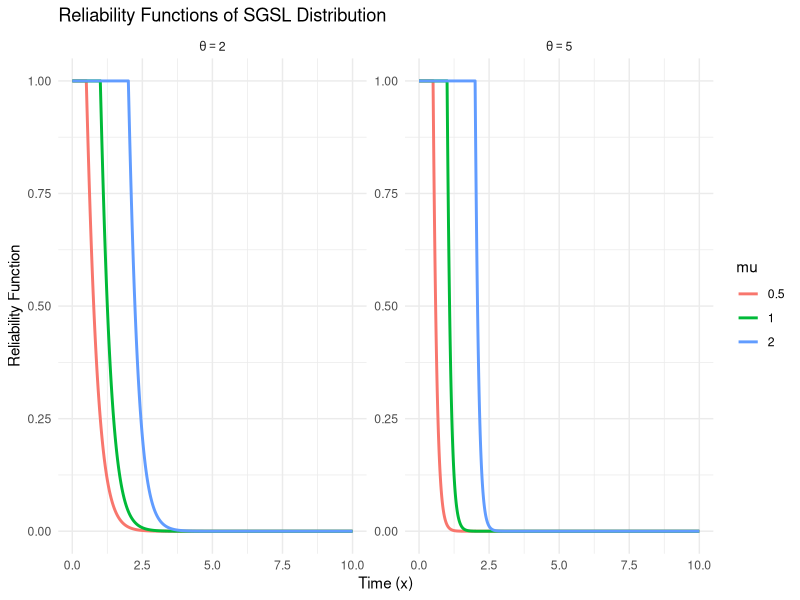
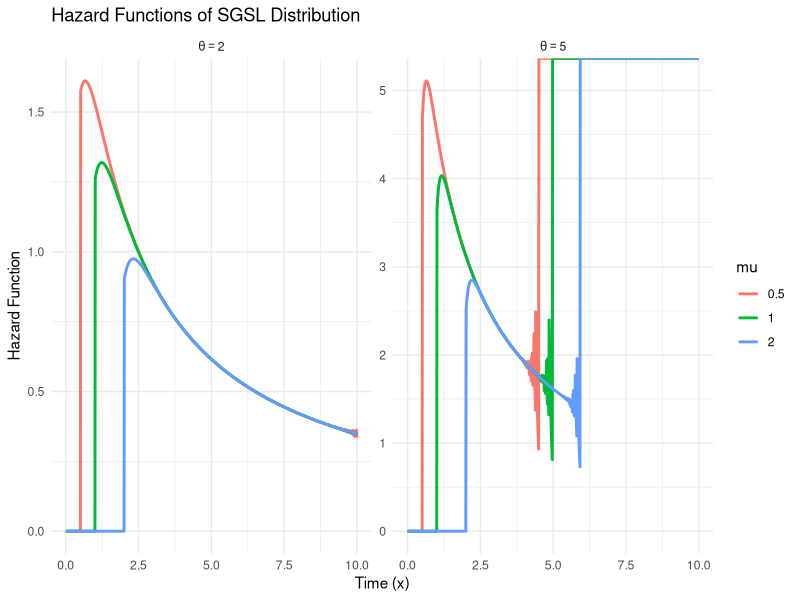
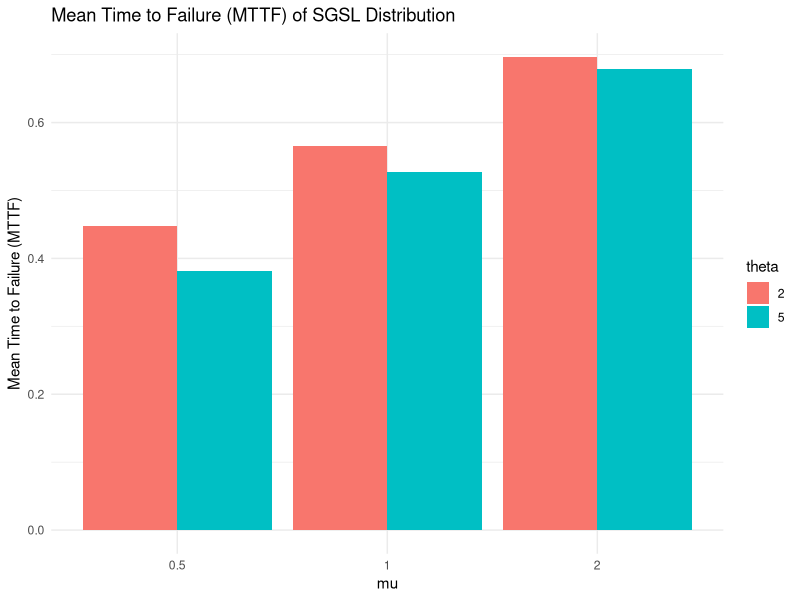

Source code (R) for these figures, in order:
# ---- Libraries ----
library(pracma)
library(tidyverse)

# ---- Define Functions (with support restriction) ----

F_shifted_lindley <- function(x, theta, mu) {
  ifelse(x > mu, 1 - ((1 + theta * (1 + x)) / (1 + theta * (1 + mu))) * exp(-theta * (x - mu)), 0)
}

f_shifted_lindley <- function(x, theta, mu) {
  ifelse(x > mu, (theta^2 / (1 + theta * (1 + mu))) * exp(-theta * (x - mu)), 0)
}

G_SGSL <- function(x, theta, mu) {
  sin((pi / 2) * F_shifted_lindley(x, theta, mu))
}

g_SGSL <- function(x, theta, mu) {
  ifelse(x > mu, (pi / 2) * abs(cos((pi / 2) * F_shifted_lindley(x, theta, mu))) * f_shifted_lindley(x, theta, mu), 0)
}

R_SGSL <- function(x, theta, mu) {
  1 - G_SGSL(x, theta, mu)
}

h_SGSL <- function(x, theta, mu) {
  g_SGSL(x, theta, mu) / R_SGSL(x, theta, mu)
}


# ---- Parameter Exploration and Calculations ----

theta_values <- c(2, 5)
mu_values <- c(0.5, 1, 2)
x_values <- seq(0, 10, by = 0.01)
colors <- c("blue", "green", "red")

# Create data frame for plotting
results_df <- expand_grid(theta = theta_values, mu = mu_values, x = x_values) %>%
  mutate(
    R = R_SGSL(x, theta, mu),
    h = h_SGSL(x, theta, mu)
  ) %>%
  group_by(theta, mu) %>%
  mutate(
    MTTF = integrate(function(x) x * g_SGSL(x, theta[1], mu[1]), mu[1], Inf)$value
  )

# ---- Plotting ----

# Reliability Function Plot
ggplot(results_df, aes(x = x, y = R, color = factor(mu))) +
  geom_line(size = 1) +
  facet_wrap(~ theta, ncol = 2, scales = "free", labeller = label_bquote(theta==.(theta))) +
  labs(x = "Time (x)", y = "Reliability Function", color = "mu") +
  ggtitle("Reliability Functions of SGSL Distribution") +
  theme_minimal()

# Hazard Function Plot
ggplot(results_df, aes(x = x, y = h, color = factor(mu))) +
  geom_line(size = 1) +
  facet_wrap(~ theta, ncol = 2, scales = "free", labeller = label_bquote(theta==.(theta))) +
  labs(x = "Time (x)", y = "Hazard Function", color = "mu") +
  ggtitle("Hazard Functions of SGSL Distribution") +
  theme_minimal()

# MTTF Bar Plot
results_df %>%
  select(theta, mu, MTTF) %>%
  distinct() %>%
  ggplot(aes(x = factor(mu), y = MTTF, fill = factor(theta))) +
  geom_col(position = "dodge") +
  labs(x = "mu", y = "Mean Time to Failure (MTTF)", fill = "theta") +
  ggtitle("Mean Time to Failure (MTTF) of SGSL Distribution") +
  theme_minimal()
